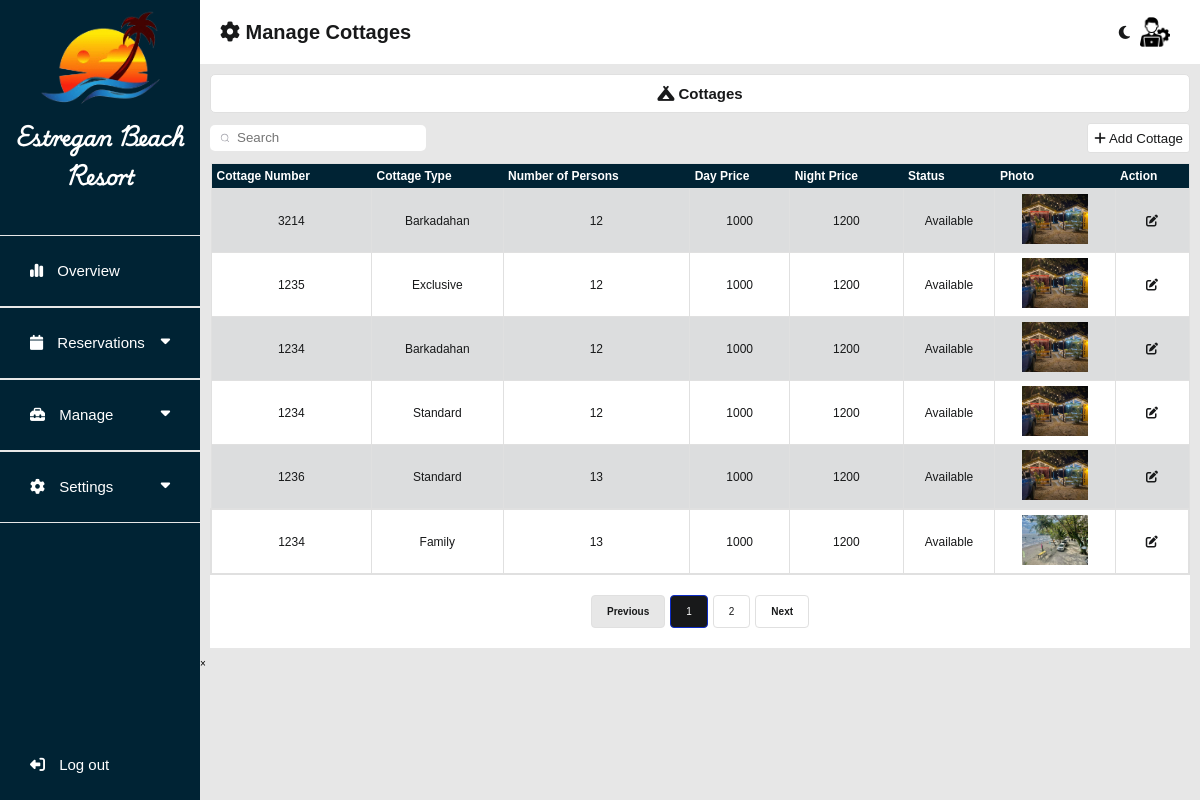
Screenshot of /admin/dashboardCottages.php (signed in) with the database file from the repository.
### tables this page shows
CREATE TABLE `cottage_tbl` (
  `cottage_id` int(11) NOT NULL,
  `cottage_status` varchar(255) NOT NULL,
  `cottage_number` bigint(255) NOT NULL,
  `cottage_type` varchar(255) NOT NULL,
  `number_of_person` int(255) NOT NULL,
  `day_price` bigint(255) NOT NULL,
  `night_price` bigint(255) NOT NULL,
  `cottage_photo` varchar(255) NOT NULL
);

### admin/manageCottages.php (the view, shortened to what this page needs)
<?php
include 'db_connect.php';
$items_per_page = 6;
$current_page = isset($_GET['page']) ? (int) $_GET['page'] : 1;
$search_term = isset($_GET['search']) ? mysqli_real_escape_string($con, $_GET['search']) : '';
$start_item = ($current_page - 1) * $items_per_page;
$total_items_query = "SELECT COUNT(*) FROM cottage_tbl WHERE CONCAT(cottage_number, cottage_type, number_of_person, day_price, night_price, cottage_status) LIKE '%$search_term%'";
$total_items_result = mysqli_query($con, $total_items_query);
$total_items = mysqli_fetch_array($total_items_result)[0];
$total_pages = ceil($total_items / $items_per_page);
$fetchdata = "SELECT * FROM cottage_tbl WHERE CONCAT(cottage_number, cottage_type, number_of_person, day_price, night_price, cottage_status) LIKE '%$search_term%' ORDER BY cottage_id DESC LIMIT $start_item, $items_per_page";
$result = mysqli_query($con, $fetchdata);
?>
<div class="container">
    <div class="header-label">
        <label><i class="fa-solid fa-campground"></i> Cottages</label>
    </div>
    <div class="under-buttons-container">
        <div class="group">
            <input type="search" id="search-input" class="search-input" placeholder="Search">
        </div>
        <div class="add-reservation">
            <button onclick="window.location.href = 'cottage_adding.php'" name="add-reservation"><i class="fa-solid fa-plus"></i> Add Cottage</button>
        </div>
    </div>
    <form method="post" action="">
        <table id="cottage-table">
            <thead>
                <tr>
                    <th>Cottage Number</th>
                    <th>Cottage Type</th>
                    <th>Number of Persons</th>
                    <th>Day Price</th>
                    <th>Night Price</th>
                    <th>Status</th>
                    <th>Photo</th>
                    <th>Action</th>
                </tr>
            </thead>
            <tbody id="cottage-table-body">
                <?php while ($row = mysqli_fetch_assoc($result)) { ?>
                <tr>
                    <td><?php echo $row['cottage_number']; ?></td>
                    <td><?php echo $row['cottage_type']; ?></td>
                    <td><?php echo $row['number_of_person']; ?></td>
                    <td><?php echo $row['day_price']; ?></td>
                    <td><?php echo $row['night_price']; ?></td>
                    <td><?php echo $row['cottage_status']; ?></td>
                    <td><img class="cottage-image" onclick="openFullScreen()" src="<?php echo $row['cottage_photo']; ?>"></td>
                    <td class="edit-btn-holder">
                        <div class="edit-btn">
                            <a name="manage" href="edit_cottage.php?manage_id=<?php echo $row['cottage_id']; ?>"><i class="fa-solid fa-pen-to-square"></i></a>
                        </div>
                    </td>
                </tr>
                <?php } ?>
            </tbody>
        </table>
    </form>
    <div class="pagination">
        <?php if ($current_page > 1): ?>
            <a href="?page=<?php echo $current_page - 1; ?>&search=<?php echo urlencode($search_term); ?>" class="prev">Previous</a>
        <?php else: ?>
            <a href="#" class="disabled prev">Previous</a>
        <?php endif; ?>
        <?php for ($i = 1; $i <= $total_pages; $i++): ?>
            <a href="?page=<?php echo $i; ?>&search=<?php echo urlencode($search_term); ?>" <?php if ($i == $current_page) echo 'class="active"'; ?>>
                <?php echo $i; ?>
            </a>
        <?php endfor; ?>
        <?php if ($current_page < $total_pages): ?>
            <a href="?page=<?php echo $current_page + 1; ?>&search=<?php echo urlencode($search_term); ?>" class="next">Next</a>
        <?php else: ?>
            <a href="#" class="disabled next">Next</a>
        <?php endif; ?>
    </div>
</div>
<div id="fullscreen-overlay">
    <span class="close" onclick="closeFullScreen()">&times;</span>
</div>

### admin/css/header.css (style rules this page uses)
* { margin: 0; font-family: 'Trebuchet MS', 'Lucida Sans Unicode', 'Lucida Grande', 'Lucida Sans', Arial, sans-serif; box-sizing: none; }
button { cursor: pointer; }

### admin/css/main.css (style rules this page uses)
* { margin: 0; font-family: 'Trebuchet MS', 'Lucida Sans Unicode', 'Lucida Grande', 'Lucida Sans', Arial, sans-serif; }
body { background-color: var(--first-color2); }
button { cursor: pointer; }
a { cursor: pointer; }
:root { --pure-white: white; --first-color: white; --first-color2: #E7E7E7; --second-color: #EAE2B7; --third-color: #FCBF49; --fourth-color: #F77F00; --fifth-color: #D62828; --sixth-color: #00527e; --seventh-color: #18191A; --seventh-color2: #e0e0e0; --seventh-color3: #e0e0e0; --seventh-color4: #757575; --eight-color: #002334; --eight-color2: #001824; --select-color: #F77F00; --select-color2: #cd6a00; --booknow-text: #ffffff; --booknow-text2: #242526; --booknow-border: #F77F00; --reservation-titleborder: #18191A; --reservation-title: #18191A; --reservation-text: white; --box-shadow: #b4b4b4; --after-input: #effaff; --water-border: #EAE2B7; --water-color: #0d2cc5; --gray-button: rgba(220, 220, 220, 0.849); font-size: 62.5%; --tdeven-color: #0023340c; --proceed-color: white; --proceed-bgcolor: #00527e; --cancel-color: white; --cancel-bgcolor: #D62828; --fixed-color: #effaff; --graph-title-color: #777; --legend-text-color: #777; --tooltip-bg-color: #333333; --tooltip-title-color: #ffffff; --tooltip-body-color: #ffffff; --axis-title-color: #777; --axis-ticks-color: #777; }

### admin/css/dashboard.css (style rules this page uses)
.container { margin: 10px; }
.header-label { background-color: var(--first-color); display: flex; justify-content: center; align-items: center; padding: 10px; margin-bottom: 10px; border-radius: 5px; border: 1px solid var(--seventh-color3); }
.header-label label { font-weight: bold; font-size: 1.5rem; color: var(--seventh-color); }
.under-buttons-container { display: flex; justify-content: space-between; align-items: center; margin-bottom: 10px; }
.group { display: flex; align-items: center; position: relative; max-width: 250px; }
.search-input { width: 100%; line-height: 22px; padding: 0 1rem; padding-left: 2.5rem; border: 2px solid transparent; border-radius: 5px; outline: none; background-color: var(--first-color); color: #0d0c22; transition: .3s ease; }
.icon { position: absolute; left: 1rem; fill: #9e9ea7; width: 1rem; height: 1rem; }
.add-reservation button { background-color: var(--first-color); color: var(--seventh-color); border: 1px solid var(--seventh-color3); border-radius: 3px; height: 30px; }
.edit-btn a { color: var(--seventh-color); }
table { border-collapse: collapse; width: 100%; overflow-y: scroll; font-size: 1.2rem; border: 1px solid var(--seventh-color3); }
table th { text-align: start; height: 5px; padding: 5px; background-color: var(--eight-color); color: var(--pure-white); top: 0; position: -webkit-sticky; position: sticky; }
table td { text-align: center; padding: 5px; border: 1px solid var(--first-color2); background-color: var(--first-color); color: var(--seventh-color); border: 1px solid var(--seventh-color3); }
tbody tr:nth-of-type(odd) td { background-color: var(--tdeven-color); }
tbody tr:last-of-type { border: 2px solid var(--seventh-color3); }
table img { height: 50px; width: auto; }
.pagination { display: flex; justify-content: center; padding: 20px 0; background-color: var(--first-color); }
.pagination a { display: inline-block; padding: 10px 15px; margin: 0 5px; text-decoration: none; color: var(--seventh-color); border: 1px solid var(--seventh-color3); border-radius: 4px; background-color: var(--first-color); transition: background-color 0.3s, color 0.3s, border-color 0.3s; }
.pagination a.active { background-color: var(--seventh-color); color: var(--first-color); border-color: var(--water-color); }
.pagination a.disabled { color: var(--seventh-color); cursor: not-allowed; pointer-events: none; background-color: var(--first-color2); border-color: var(--seventh-color3); }
.pagination a.prev, .pagination a.next { font-weight: bold; }
.pagination a+a { margin-left: 0; }

### rows the page displays
cottage_tbl: cottage_number "3214", cottage_type "Barkadahan", number_of_person "12", day_price "1000", night_price "1200", cottage_status "Available", cottage_photo (picture)
cottage_tbl: cottage_number "1235", cottage_type "Exclusive", number_of_person "12", day_price "1000", night_price "1200", cottage_status "Available", cottage_photo (picture)
cottage_tbl: cottage_number "1234", cottage_type "Barkadahan", number_of_person "12", day_price "1000", night_price "1200", cottage_status "Available", cottage_photo (picture)
cottage_tbl: cottage_number "1234", cottage_type "Standard", number_of_person "12", day_price "1000", night_price "1200", cottage_status "Available", cottage_photo (picture)
cottage_tbl: cottage_number "1236", cottage_type "Standard", number_of_person "13", day_price "1000", night_price "1200", cottage_status "Available", cottage_photo (picture)
cottage_tbl: cottage_number "1234", cottage_type "Family", number_of_person "13", day_price "1000", night_price "1200", cottage_status "Available", cottage_photo (picture)
